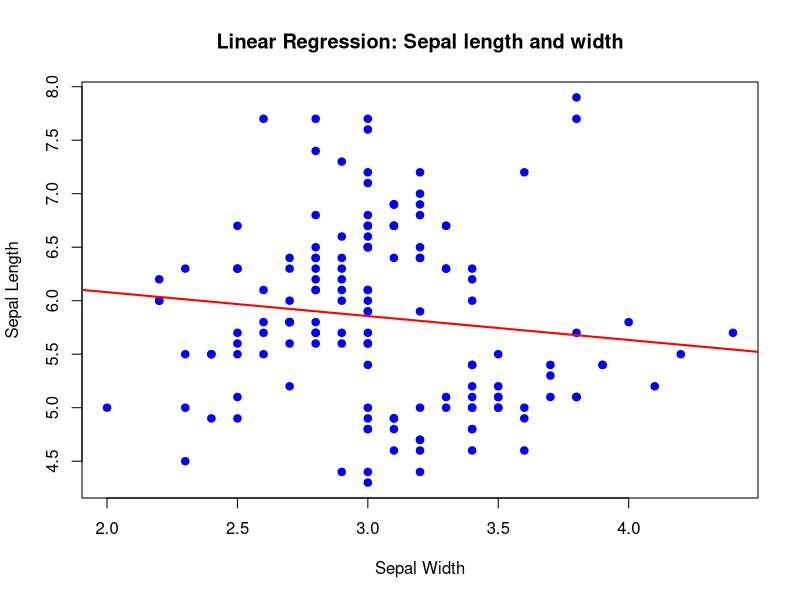

The R script that drew this image:
data(iris)

lm_model <- lm(Sepal.Length ~ Sepal.Width, data= iris)

summary(lm_model)


new_data <- data.frame(Sepal.Width = c(2, 2.1, 3.2))
predictions <- predict(lm_model, new_data, interval = "confidence")
predictions


plot(iris$Sepal.Width, iris$Sepal.Length, 
     pch = 19, col = "blue", 
     xlab = "Sepal Width", ylab = "Sepal Length",
     main = "Linear Regression: Sepal length and width")
abline(lm_model, col = "red", lwd = 2)